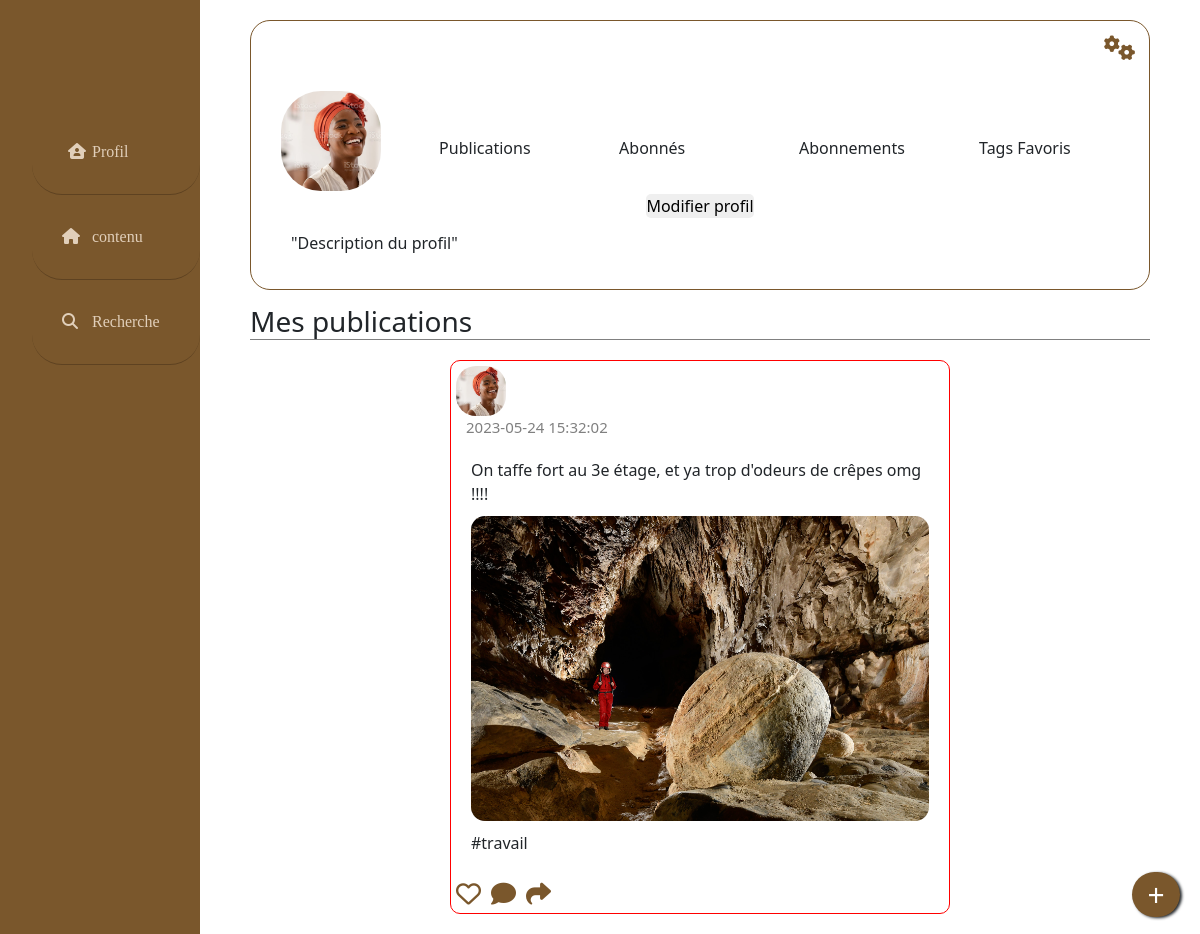
The app's page /profil.php?pseudo=Aure_la_boss with its own data.
### tables this page shows
CREATE TABLE `publication` (
  `id` int NOT NULL,
  `user_id` varchar(30) NOT NULL,
  `type` varchar(1000) NOT NULL,
  `tag` varchar(15) NOT NULL,
  `public` int NOT NULL,
  `images` varchar(300) NOT NULL,
  `creation` datetime NOT NULL DEFAULT CURRENT_TIMESTAMP
);

### html/profil.php (the view, shortened to what this page needs)
<?php
require '../BDD/image.php';
?>
<!DOCTYPE html>
<html lang="fr">
<head>
    <link href="https://cdn.jsdelivr.net/npm/bootstrap@5.2.2/dist/css/bootstrap.min.css" rel="stylesheet">
    <link rel="stylesheet" href="../css/style.css">
</head>
<body id="body-profil">
    <div class="le-profil">
        <div class="page-profil">
            <?php require '../donneesphp/navbar.template.php'; ?>
            <div class="profil-type">
                <div  class="info-utilisateur">
                    <div class="name-setting">
                        <div  class="name-profil">
                        </div>
                        <div  class="stroke">
                            <button  id="btn-modifier"><i  class="fa-solid fa-gears"></i></button>
                        </div>
                    </div>
                    <header >
                        <?php
                        require '../donneesphp/popup.template.php'
                        ?>
                        <div  class="image-profil-grand-espace">
                            <div class="image-profil-petit-espace">
                                <img class="photo-de-profil" src="../Images/image-profil.jpg" alt="">
                            </div>
                            <div class="all-infos">
                                <div class="vide"></div>
                                <div class="infos-utilisateur">
                                    <div class="publication">
                                        Publications
                                    </div>
                                    <div class="followers">
                                        Abonnés
                                    </div>
                                    <div class="follow">
                                        Abonnements
                                    </div>
                                    <div class="tag">
                                        Tags Favoris
                                    </div>
                                </div>
                            </div>
                        </div>
                        <div class="btn-modifier">
                            <div class="vide1-modifier profil">
                            </div>
                            <div class="btn-modfier-profil">
                                <button>Modifier profil</button>
                            </div>
                            <div class="vide2-modifier-profil">
                            </div>
                        </div>
                        <div class="description-profil">
                            <span class="description-profil">"Description du profil"</span>
                        </div>
                    </header>
                </div>
                <h3 class="mes-publications">Mes publications</h3>
                <?php
                    if(isset($_GET['pseudo'])) {
                        $db= $database->prepare('SELECT * FROM publication INNER JOIN inscription ON publication.user_id = inscription.id WHERE inscription.Pseudo = :pseudo ORDER BY publication.creation DESC');
                        $db->execute(['pseudo'=> $_GET['pseudo']]);
                    } else {
                        $db= $database->prepare('SELECT * FROM publication WHERE user_id= :id ORDER BY creation DESC');
                        $db->execute(['id'=> $_SESSION['id']]);
                    }
                    $bases= $db->fetchAll();
                    foreach($bases as $base){
                        echo '  <div  class="carte-publication-texte '.$base['tag'].'">
                        <div class="identification-carte">
                           <div class="image-profil">
                              <img src="../Images/image-profil.jpg" alt="image postée par l\'utilisateur" class="photo-profil">
                           </div>
                           <span class="nom-utilisateur"> '.$_SESSION['pseudo'].' </span>';
                             echo '
                        </div>
                        <div class="date-publication">
                         <span>
                         '.$base['creation'].'</span>
                        </div>
                        <div class="texte-publication">
                         <span class="text-publication">
                          '.$base['type'].' <br>';
                          if($base['images']!= null){
                            echo '<img alt="image postée par l\'utilisateur" class="img-pub" src= "'.$base['images'].'">';
                          } else {
                             echo '<img alt="image postée par l\'utilisateur" style= "display : none" class="img-pub" src= "noimage">';
                            }
                          echo ' <br>
                          #'.$base['tag'].'
                           </span>
                        </div>
                        <div class="les-trois-boutons">
                           <a class="jaime">
                               <i class="fa-regular fa-heart"></i>
                           </a>
                           <a class="commentaires">
                               <i class="fa-solid fa-comment"></i>
                           </a>
                            <a class="envoyer">
                                <i class="fa-sharp fa-solid fa-share"></i>
                            </a>
                       </div>
                       </div> ';
                    }
                ?>
            </div>
        </div>
    </div>
</body>
</html>

### css/style.css (style rules this page uses)
* { margin: 0%; padding: 0%; box-sizing: border-box; }
:root { --main-bg-color:rgb(122, 87, 44); --main-bh-color:rgb(157, 115, 65); --main-be-color:bisque; --main-or-color:orange; --main-ja-color:yellow; --main-bl-color:blue; --main-ro-color:red; --main-ma-color:brown; --main-bla-color: rgb(198, 197, 197); --main-ve-color:green; --main-no-color:black; --main-gr-color:grey; }
#body-profil { background-image: url(../Images/fond_beige.jpg); object-fit: cover; }
.photo-profil { width: 50px; height: 50px; object-fit: cover; border-radius: 40%; }
.photo-de-profil { width: 100px; height: 100px; object-fit: cover; border-radius: 40%; }
.img-pub { width: 100%; object-fit: cover; border-radius: 14px; margin: 10px auto 10px auto; }

### css/composants/boutons.css (style rules this page uses)
.jaime { color: rgb(122, 87, 44); font-size: 25px; }
.commentaires { color: rgb(122, 87, 44); font-size: 25px; }
.envoyer { color: rgb(122, 87, 44) ; font-size:25px; }
#btn-modifier { border-style: none; background: none; }
.btn-modfier-profil button { margin: auto; border-radius: 5px; border-style:var(--main-bg-color) ; }

### css/composants/contenairs.css (style rules this page uses)
.carte-publication-texte { width: 500px; padding-top: 5px; border: 1px solid; height: auto; margin: 20px auto 20px auto; border-radius: 10px; transition: background-color 2s; }
.texte-publication { margin: 20px; }
.page-profil { display: flex; }
.profil-type { margin: 0 auto; height: 100vh; overflow: scroll; padding: 0 10px 0 10px; }
.info-utilisateur { width: 900px; border: 1px solid var(--main-bg-color); margin-top: 20px; height: 270px; border-radius: 20px; }

### css/composants/navbars.css (style rules this page uses)
a { text-decoration: none; }

### css/composants/sous-contenairs.css (style rules this page uses)
.identification-carte { padding-left: 5px; display: flex; }
.date-publication { margin-left: 15px; color: gray; font-size: 15px; }
.les-trois-boutons { display: flex; gap: 10px; margin-left: 5px; }
.name-setting { display: grid; grid-template-columns: 1fr 1fr; width: 100%; height: 50px; padding-top: 15px; }
.name-profil { padding-left: 20px; font-weight: bold; }
.stroke { padding-left: 90%; }
.image-profil-grand-espace { display: flex; }
.image-profil-petit-espace { width: 200px; margin-left: 30px; margin-top: 20px; }
.all-infos { width: 100%; margin-top: 25px; }
.infos-utilisateur { display: grid; grid-template-columns: 1fr 1fr 1fr 1fr ; grid-gap: 10px; width: 100%; height: 50px; margin-top: 20px; }
.vide { width: 100%; height: 20px; }
.btn-modifier { display: grid; grid-template-columns: 1fr 1fr 1fr; width: 100%; height: 30px; }
.btn-modfier-profil { margin: auto; }

### css/composants/textes.css (style rules this page uses)
#btn-modifier i { font-size: 25px; color: var(--main-bg-color); }
.description-profil { margin-left: 20px; padding-top: 10px; }
.mes-publications { margin-top: 15px; width: 100%; border-bottom: 1px solid grey; }

### css/composants/tags.css (style rules this page uses)
#rouge, .travail { border: 1px solid red; }

### records on screen
publication: creation "2023-05-24 15:32:02", type "On taffe fort au 3e étage, et ya trop d'odeurs de crêpes omg !!!!", images (picture), tag "travail"
